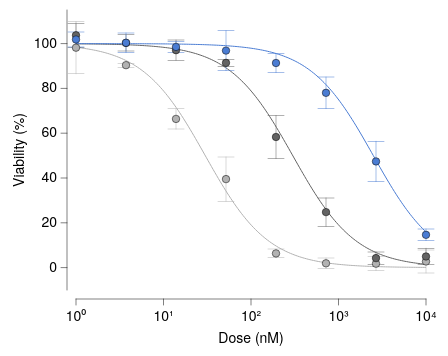

Write a Vega-Lite specification for this figure.
### Vega-Lite specification from a JSON file in a GitHub repository (floating-point values rounded to 4 significant figures; data arrays with more than 128 entries replaced by an {"elided": "..."} marker saying what was removed)
{"background": null, "config": {"arc": {"fill": "#DBDBDB", "fillOpacity": 1.0, "innerRadius": 35.0, "padAngle": 0.03, "stroke": "black", "strokeOpacity": 1, "strokeWidth": 0.25}, "area": {"fill": "#DBDBDB", "fillOpacity": 1.0, "stroke": "black", "strokeOpacity": 1, "strokeWidth": 0.25}, "axis": {"domain": true, "domainCap": "round", "domainColor": "black", "domainWidth": 0.25, "grid": false, "gridCap": "round", "gridColor": "#F1F1F1", "gridDash": [0, 0], "gridOpacity": 1.0, "gridWidth": 0.25, "labelColor": "black", "labelFont": "Helvetica Neue, HelveticaNeue, Helvetica, Arial, sans-serif", "labelFontSize": 7, "labelFontStyle": "normal", "labelFontWeight": 400, "offset": 4.5, "ticks": true, "tickCap": "round", "tickColor": "black", "tickRound": false, "tickSize": 3, "tickWidth": 0.25, "titleColor": "black", "titleFont": "Helvetica Neue, HelveticaNeue, Helvetica, Arial, sans-serif", "titleFontSize": 7, "titleFontStyle": "normal", "titleFontWeight": 400}, "axisX": {"domain": true, "labelAlign": "center", "labelAngle": 0, "labels": true, "ticks": true, "translate": 0}, "axisY": {"domain": true, "labelAlign": "right", "labelAngle": 0, "labels": true, "ticks": true, "translate": 0}, "axisRight": {"domain": true, "labelAlign": "left", "labelAngle": 0, "labels": true, "ticks": true, "translate": 0}, "axisTop": {"domain": true, "labelAlign": "center", "labelAngle": 0, "labels": true, "ticks": true, "translate": 0}, "axisBand": {"tickOffset": 0}, "bar": {"fill": "#DBDBDB", "fillOpacity": 1.0, "stroke": "black", "strokeOpacity": 1, "strokeWidth": 0.25}, "boxplot": {"size": 12.6, "ticks": {"cornerRadius": 0.25, "fill": "black", "opacity": 1, "size": 6.3, "thickness": 0.25}, "box": {"fillOpacity": 1.0, "stroke": "black", "strokeOpacity": 1, "strokeWidth": 0.25}, "median": {"cornerRadius": 0, "fill": "black", "fillOpacity": 1.0, "opacity": 1, "size": 12.6, "thickness": 0.25}, "rule": {"fill": "black", "fillOpacity": 1.0, "size": 14.0, "stroke": "black", "strokeDash": [0, 0], "strokeOpacity": 1, "strokeWidth": 0.25}, "outliers": {"color": "black", "fill": "black", "fillOpacity": 1.0, "size": 0, "stroke": "black", "strokeOpacity": 1, "strokeWidth": 0.25}}, "circle": {"fill": "black", "fillOpacity": 1.0, "size": 1.75, "stroke": null, "strokeOpacity": 1, "strokeWidth": 0.25}, "errorband": {"band": {"fillOpacity": 0.6, "stroke": null, "strokeWidth": 0.25, "strokeOpacity": 1}, "borders": {"opacity": 0, "strokeOpacity": 0.25, "strokeWidth": 1}}, "errorbar": {"opacity": 1, "rule": {"strokeDash": [0, 0], "strokeWidth": 0.25}, "ticks": {"color": "black", "cornerRadius": 0.125, "opacity": 1, "size": 8.4, "thickness": 0.25}, "thickness": 0.25}, "font": "Helvetica Neue, HelveticaNeue, Helvetica, Arial, sans-serif", "geoshape": {"fill": "#DBDBDB", "fillOpacity": 1.0, "stroke": "black", "strokeOpacity": 1, "strokeWidth": 0.25}, "header": {"labelColor": "black", "labelFont": "Helvetica Neue, HelveticaNeue, Helvetica, Arial, sans-serif", "labelFontSize": 7, "labelFontStyle": "normal", "labelFontWeight": 400, "titleColor": "black", "titleFont": "Helvetica Neue, HelveticaNeue, Helvetica, Arial, sans-serif", "titleFontSize": 7, "titleFontStyle": "normal", "titleFontWeight": 400, "titlePadding": 0}, "legend": {"disable": false, "offset": 4.5, "titlePadding": 4, "labelOffset": 2, "gradientLabelOffset": 2, "gradientLength": 70.0, "gradientThickness": 7.0, "gradientOpacity": 1.0, "gradientStrokeColor": "black", "gradientStrokeWidth": 0.25, "labelColor": "black", "labelFont": "Helvetica Neue, HelveticaNeue, Helvetica, Arial, sans-serif", "labelFontSize": 7, "labelFontStyle": "normal", "labelFontWeight": 400, "strokeColor": "black", "strokeWidth": 0, "symbolSize": 42, "symbolStrokeColor": "black", "symbolStrokeWidth": 0.25, "titleColor": "black", "titleFont": "Helvetica Neue, HelveticaNeue, Helvetica, Arial, sans-serif", "titleFontSize": 7, "titleFontStyle": "normal", "titleFontWeight": 400}, "line": {"color": "black", "stroke": "black", "strokeCap": "butt", "strokeDash": [0, 0], "strokeOpacity": 1, "strokeWidth": 0.5}, "point": {"filled": true, "fill": "#DBDBDB", "fillOpacity": 1.0, "size": 7.0, "stroke": "black", "strokeOpacity": 1, "strokeWidth": 0.25}, "range": {"category": ["#B2B2B2", "#636363", "#4A7CD3", "#008542", "#382864", "#509F98", "#284F93", "#005226", "#A398D6", "#173633"], "diverging": {"scheme": ["#443E60", "#5F597E", "#7C759B", "#9994B6", "#B7B4CC", "#D6D5DC", "#F6F6F6", "#D1DAD9", "#A4C2BF", "#7AA9A4", "#578E89", "#37736E", "#1B5954"]}, "heatmap": {"scheme": ["#32022B", "#43044D", "#4C196E", "#4D338C", "#484DA6", "#3A68BB", "#1D83CA", "#1D9CCB", "#23B5C9", "#28CDC5", "#4DE0B4", "#91EE9F"]}, "ordinal": {"scheme": ["#F1F1F1", "#DBDBDB", "#C6C6C6", "#B2B2B2", "#9D9D9D", "#898989", "#767676", "#636363", "#515151", "#404040", "#2F2F2F", "#1F1F1F"]}, "ramp": {"scheme": ["#32022B", "#43044D", "#4C196E", "#4D338C", "#484DA6", "#3A68BB", "#1D83CA", "#1D9CCB", "#23B5C9", "#28CDC5", "#4DE0B4", "#91EE9F"]}}, "rule": {"color": "black", "stroke": "black", "strokeCap": "round", "strokeDash": [2, 2], "strokeOpacity": 1, "strokeWidth": 0.25}, "scale": {"bandPaddingInner": 0.1, "bandPaddingOuter": 0.1, "round": false}, "rect": {"fill": "#DBDBDB", "fillOpacity": 1.0, "stroke": "black", "strokeOpacity": 1, "strokeWidth": 0.25}, "square": {"fill": "#DBDBDB", "fillOpacity": 1.0, "size": 14.0, "stroke": "black", "strokeOpacity": 1, "strokeWidth": 0.25}, "text": {"color": "black", "font": "Helvetica Neue, HelveticaNeue, Helvetica, Arial, sans-serif", "fontSize": 7, "fontStyle": "normal", "fontWeight": 400}, "tick": {"color": "black", "cornerRadius": 0.125, "opacity": 1.0, "size": 12.6, "thickness": 0.25}, "title": {"anchor": "middle", "frame": "group", "color": "black", "font": "Helvetica Neue, HelveticaNeue, Helvetica, Arial, sans-serif", "fontSize": 7, "fontStyle": "normal", "fontWeight": 400, "subtitleColor": "black", "subtitleFont": "Helvetica Neue, HelveticaNeue, Helvetica, Arial, sans-serif", "subtitleFontSize": "Helvetica Neue, HelveticaNeue, Helvetica, Arial, sans-serif", "subtitleFontStyle": "normal", "subtitleFontWeight": 400}, "trail": {"color": "black", "opacity": 1, "size": 0.5}, "view": {"continuousWidth": 175, "continuousHeight": 140, "discreteWidth": 175, "discreteHeight": 140, "fill": null, "stroke": null, "strokeWidth": 0.25}}, "layer": [{"data": {"name": "data-31df638c295cd54636d5b0bf0612c6dd"}, "mark": {"type": "line"}, "encoding": {"color": {"field": "compound", "title": null, "type": "nominal"}, "x": {"axis": {"labelExpr": "round(log(datum.value) / log(10)) < 0 ? '10⁻' + (abs(round(log(datum.value) / log(10))) >= 10 ? '⁰¹²³⁴⁵⁶⁷⁸⁹'[floor(abs(round(log(datum.value) / log(10)))/10)] + '⁰¹²³⁴⁵⁶⁷⁸⁹'[abs(round(log(datum.value) / log(10)))%10] : '⁰¹²³⁴⁵⁶⁷⁸⁹'[abs(round(log(datum.value) / log(10)))]) : '10' + (abs(round(log(datum.value) / log(10))) >= 10 ? '⁰¹²³⁴⁵⁶⁷⁸⁹'[floor(abs(round(log(datum.value) / log(10)))/10)] + '⁰¹²³⁴⁵⁶⁷⁸⁹'[abs(round(log(datum.value) / log(10)))%10] : '⁰¹²³⁴⁵⁶⁷⁸⁹'[abs(round(log(datum.value) / log(10)))])", "values": [1, 10, 100, 1000, 10000]}, "field": "dose", "scale": {"domain": [1, 10000], "nice": false, "type": "log"}, "title": "Dose (nM)", "type": "quantitative"}, "y": {"field": "viab", "scale": {"domain": [-10, 115], "nice": false}, "title": "Viability (%)", "type": "quantitative"}}}, {"data": {"name": "data-6231d8e47a309bed60d796071a08c6d1"}, "mark": {"type": "errorbar", "extent": "stdev"}, "encoding": {"color": {"field": "compound", "legend": null, "type": "nominal"}, "x": {"axis": {"labelExpr": "round(log(datum.value) / log(10)) < 0 ? '10⁻' + (abs(round(log(datum.value) / log(10))) >= 10 ? '⁰¹²³⁴⁵⁶⁷⁸⁹'[floor(abs(round(log(datum.value) / log(10)))/10)] + '⁰¹²³⁴⁵⁶⁷⁸⁹'[abs(round(log(datum.value) / log(10)))%10] : '⁰¹²³⁴⁵⁶⁷⁸⁹'[abs(round(log(datum.value) / log(10)))]) : '10' + (abs(round(log(datum.value) / log(10))) >= 10 ? '⁰¹²³⁴⁵⁶⁷⁸⁹'[floor(abs(round(log(datum.value) / log(10)))/10)] + '⁰¹²³⁴⁵⁶⁷⁸⁹'[abs(round(log(datum.value) / log(10)))%10] : '⁰¹²³⁴⁵⁶⁷⁸⁹'[abs(round(log(datum.value) / log(10)))])", "values": [1, 10, 100, 1000, 10000]}, "field": "dose", "scale": {"domain": [1, 10000], "nice": false, "type": "log"}, "title": "Dose (nM)", "type": "quantitative"}, "y": {"field": "viab", "scale": {"domain": [-10, 115], "nice": false}, "title": "Viability (%)", "type": "quantitative"}}}, {"data": {"name": "data-6231d8e47a309bed60d796071a08c6d1"}, "mark": {"type": "point", "filled": true, "size": 14}, "encoding": {"color": {"field": "compound", "legend": null, "type": "nominal"}, "x": {"axis": {"labelExpr": "round(log(datum.value) / log(10)) < 0 ? '10⁻' + (abs(round(log(datum.value) / log(10))) >= 10 ? '⁰¹²³⁴⁵⁶⁷⁸⁹'[floor(abs(round(log(datum.value) / log(10)))/10)] + '⁰¹²³⁴⁵⁶⁷⁸⁹'[abs(round(log(datum.value) / log(10)))%10] : '⁰¹²³⁴⁵⁶⁷⁸⁹'[abs(round(log(datum.value) / log(10)))]) : '10' + (abs(round(log(datum.value) / log(10))) >= 10 ? '⁰¹²³⁴⁵⁶⁷⁸⁹'[floor(abs(round(log(datum.value) / log(10)))/10)] + '⁰¹²³⁴⁵⁶⁷⁸⁹'[abs(round(log(datum.value) / log(10)))%10] : '⁰¹²³⁴⁵⁶⁷⁸⁹'[abs(round(log(datum.value) / log(10)))])", "values": [1, 10, 100, 1000, 10000]}, "field": "dose", "scale": {"domain": [1, 10000], "nice": false, "type": "log"}, "title": "Dose (nM)", "type": "quantitative"}, "y": {"aggregate": "mean", "field": "viab", "type": "quantitative"}}}], "$schema": "https://vega.github.io/schema/vega-lite/v6.4.1.json", "datasets": {"data-31df638c295cd54636d5b0bf0612c6dd": {"elided": "600 records"}, "data-6231d8e47a309bed60d796071a08c6d1": [{"dose": 1.0, "viab": 108.5, "compound": "Compound A"}, {"dose": 1.0, "viab": 85.56, "compound": "Compound A"}, {"dose": 1.0, "viab": 100.4, "compound": "Compound A"}, {"dose": 3.728, "viab": 89.59, "compound": "Compound A"}, {"dose": 3.728, "viab": 90.17, "compound": "Compound A"}, {"dose": 3.728, "viab": 91.35, "compound": "Compound A"}, {"dose": 13.89, "viab": 61.48, "compound": "Compound A"}, {"dose": 13.89, "viab": 70.42, "compound": "Compound A"}, {"dose": 13.89, "viab": 67.25, "compound": "Compound A"}, {"dose": 51.79, "viab": 50.79, "compound": "Compound A"}, {"dose": 51.79, "viab": 35.31, "compound": "Compound A"}, {"dose": 51.79, "viab": 32.42, "compound": "Compound A"}, {"dose": 193.1, "viab": 8.265, "compound": "Compound A"}, {"dose": 193.1, "viab": 6.332, "compound": "Compound A"}, {"dose": 193.1, "viab": 4.396, "compound": "Compound A"}, {"dose": 719.7, "viab": 0.2062, "compound": "Compound A"}, {"dose": 719.7, "viab": 4.57, "compound": "Compound A"}, {"dose": 719.7, "viab": 0.9674, "compound": "Compound A"}, {"dose": 2683.0, "viab": 5.242, "compound": "Compound A"}, {"dose": 2683.0, "viab": -0.5458, "compound": "Compound A"}, {"dose": 2683.0, "viab": 0.5745, "compound": "Compound A"}, {"dose": 10000.0, "viab": 7.823, "compound": "Compound A"}, {"dose": 10000.0, "viab": 2.819, "compound": "Compound A"}, {"dose": 10000.0, "viab": -2.432, "compound": "Compound A"}, {"dose": 1.0, "viab": 98.98, "compound": "Compound B"}, {"dose": 1.0, "viab": 102.6, "compound": "Compound B"}, {"dose": 1.0, "viab": 109.6, "compound": "Compound B"}, {"dose": 3.728, "viab": 98.14, "compound": "Compound B"}, {"dose": 3.728, "viab": 98.27, "compound": "Compound B"}, {"dose": 3.728, "viab": 104.5, "compound": "Compound B"}, {"dose": 13.89, "viab": 93.12, "compound": "Compound B"}, {"dose": 13.89, "viab": 96.1, "compound": "Compound B"}, {"dose": 13.89, "viab": 102.0, "compound": "Compound B"}, {"dose": 51.79, "viab": 92.07, "compound": "Compound B"}, {"dose": 51.79, "viab": 89.62, "compound": "Compound B"}, {"dose": 51.79, "viab": 92.52, "compound": "Compound B"}, {"dose": 193.1, "viab": 48.78, "compound": "Compound B"}, {"dose": 193.1, "viab": 68.03, "compound": "Compound B"}, {"dose": 193.1, "viab": 58.12, "compound": "Compound B"}, {"dose": 719.7, "viab": 17.58, "compound": "Compound B"}, {"dose": 719.7, "viab": 27.3, "compound": "Compound B"}, {"dose": 719.7, "viab": 29.42, "compound": "Compound B"}, {"dose": 2683.0, "viab": 4.506, "compound": "Compound B"}, {"dose": 2683.0, "viab": 1.348, "compound": "Compound B"}, {"dose": 2683.0, "viab": 6.86, "compound": "Compound B"}, {"dose": 10000.0, "viab": 1.202, "compound": "Compound B"}, {"dose": 10000.0, "viab": 8.494, "compound": "Compound B"}, {"dose": 10000.0, "viab": 5.203, "compound": "Compound B"}, {"dose": 1.0, "viab": 101.0, "compound": "Compound C"}, {"dose": 1.0, "viab": 105.5, "compound": "Compound C"}, {"dose": 1.0, "viab": 98.96, "compound": "Compound C"}, {"dose": 3.728, "viab": 95.33, "compound": "Compound C"}, {"dose": 3.728, "viab": 102.9, "compound": "Compound C"}, {"dose": 3.728, "viab": 102.9, "compound": "Compound C"}, {"dose": 13.89, "viab": 98.73, "compound": "Compound C"}, {"dose": 13.89, "viab": 95.89, "compound": "Compound C"}, {"dose": 13.89, "viab": 100.9, "compound": "Compound C"}, {"dose": 51.79, "viab": 86.59, "compound": "Compound C"}, {"dose": 51.79, "viab": 102.5, "compound": "Compound C"}, {"dose": 51.79, "viab": 101.5, "compound": "Compound C"}, {"dose": 193.1, "viab": 87.38, "compound": "Compound C"}, {"dose": 193.1, "viab": 95.88, "compound": "Compound C"}, {"dose": 193.1, "viab": 90.76, "compound": "Compound C"}, {"dose": 719.7, "viab": 85.46, "compound": "Compound C"}, {"dose": 719.7, "viab": 71.5, "compound": "Compound C"}, {"dose": 719.7, "viab": 77.1, "compound": "Compound C"}, {"dose": 2683.0, "viab": 51.43, "compound": "Compound C"}, {"dose": 2683.0, "viab": 53.67, "compound": "Compound C"}, {"dose": 2683.0, "viab": 37.1, "compound": "Compound C"}, {"dose": 10000.0, "viab": 13.44, "compound": "Compound C"}, {"dose": 10000.0, "viab": 17.57, "compound": "Compound C"}, {"dose": 10000.0, "viab": 12.88, "compound": "Compound C"}]}}
